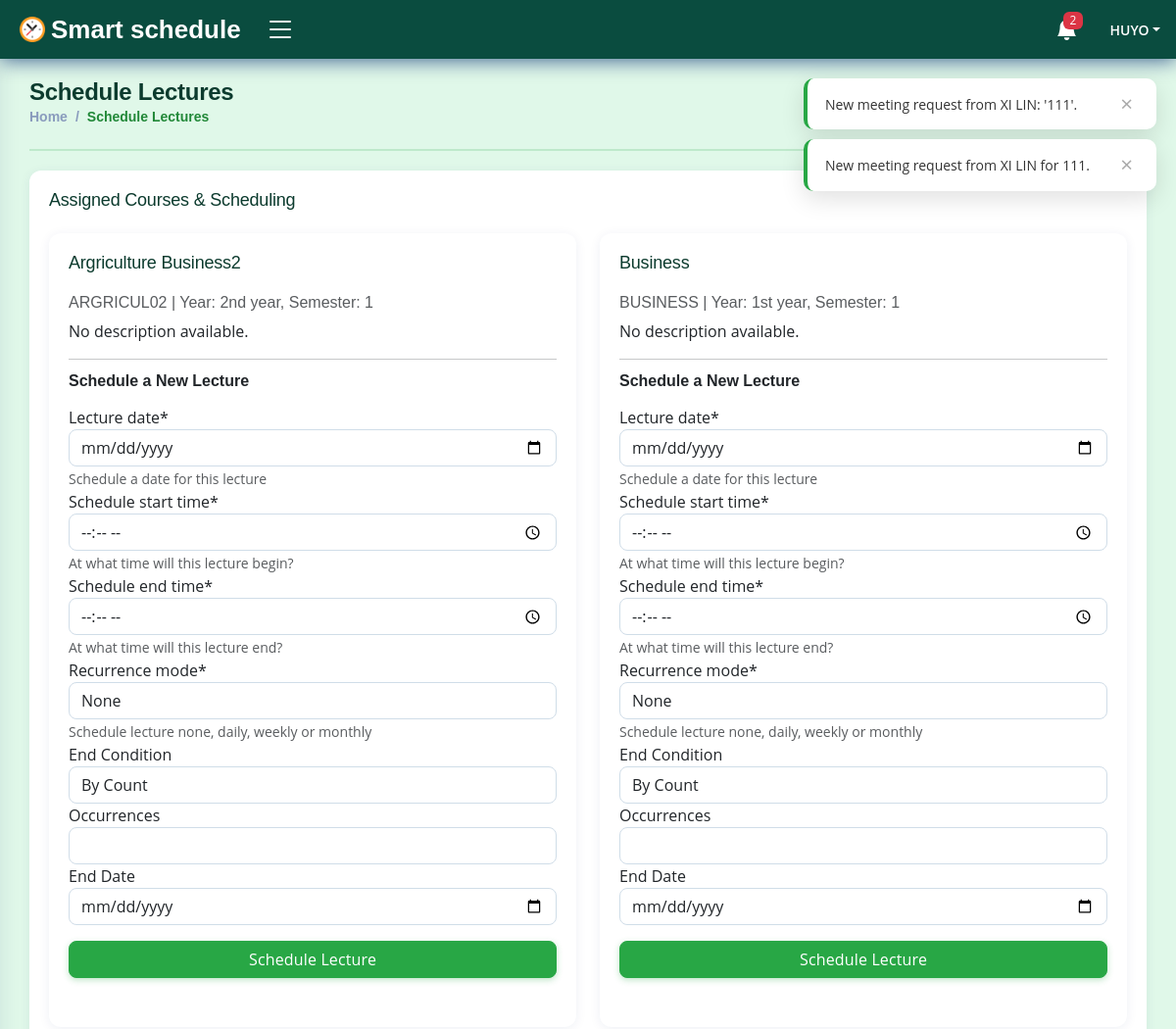
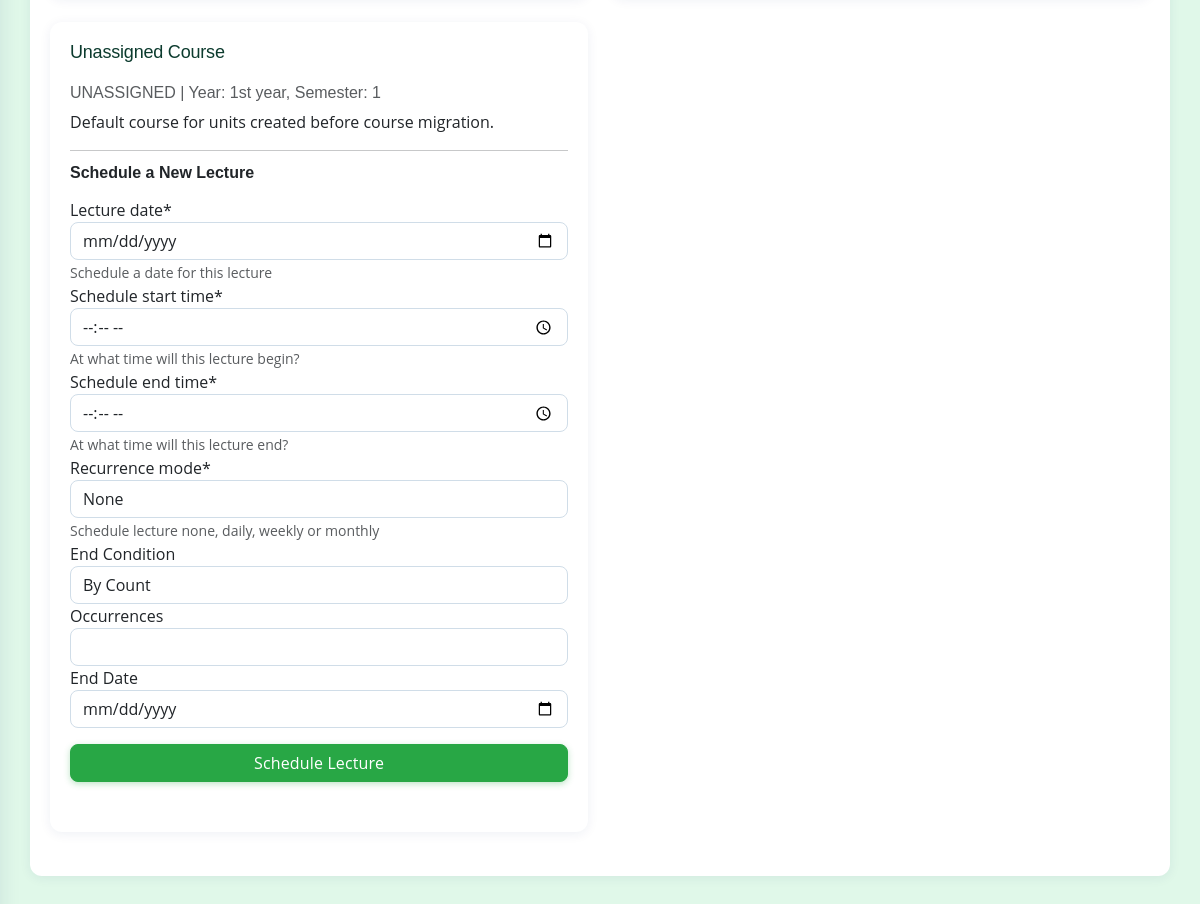
The app's page /campus/a518e356caca439b91ac8be6e391c7/lecture/Admin/schedule/ (signed in) with its own data (2 pictures, top to bottom).
### accounts/models.py (models this page shows, shortened)
class User(AbstractUser):
    REMINDER_TIME_CHOICES = [
        ('60min', '60 minutes before'),
        ('30min', '30 minutes before'),
        ('15min', '15 minutes before'),
        ('instant', 'Instant'),
    ]
    NOTIFICATION_METHOD_CHOICES = [
        ('in_app', 'In-App'),
        ('email', 'Email'),
        ('both', 'Both'),
    ]
    id = models.CharField(max_length=50, primary_key=True, unique=True, editable=False)
    first_name = models.CharField(max_length=15, blank=False)
    last_name = models.CharField(max_length=15, blank=False)
    email = models.EmailField(unique=True)
    gender = models.CharField(max_length=7, blank=False)
    dob = models.DateField(null=True, blank=False, db_column='Date of Birth')
    age = models.PositiveIntegerField(default=0, editable=False)
    mobile_no = PhoneNumberField()
    is_student = models.BooleanField(default=False)
    date_updated = models.DateTimeField(auto_now=True)
    reminder_preference = models.CharField(
        max_length=100,  # Increased length to store multiple values
        default='15min',
        verbose_name='Reminder Times',
        help_text='Select one or more reminder times.'
    )
    notification_method = models.CharField(
        max_length=10,
        choices=NOTIFICATION_METHOD_CHOICES,
        default='in_app',
        verbose_name='Notification Method',
    )
    REQUIRED_FIELDS = ['username']
    USERNAME_FIELD = 'email'
    def __str__(self) -> str:
        return self.username
    class Meta:
        ordering = ['username', 'first_name', 'last_name']

### campus/models.py (models this page shows, shortened)
class BookedUnit(models.Model):
    id = models.CharField(max_length=50, primary_key=True, unique=True, editable=False)
    lecturer = models.ForeignKey(Faculty, on_delete=models.CASCADE)
    students_course = models.CharField(max_length=50, blank=False)
    course = models.ForeignKey(Course, on_delete=models.CASCADE)
    year_of_study = models.CharField(max_length=10, blank=False)
    semester = models.CharField(max_length=1, blank=False)
    booking_date = models.DateTimeField(auto_now_add=True)
    date_updated = models.DateTimeField(auto_now=True)
    class Meta:
        ordering = ['course__name', 'lecturer']
        verbose_name_plural = 'Booked units'

class Course(models.Model):
    id = models.CharField(max_length=50, primary_key=True, unique=True, editable=False)
    name = models.CharField(max_length=80, unique=True, blank=False)
    code = models.CharField(max_length=10, unique=True, blank=False)
    description = models.TextField(blank=True, null=True)
    date_created = models.DateTimeField(auto_now_add=True)
    date_updated = models.DateTimeField(auto_now=True)
    class Meta:
        ordering = ['name']
        verbose_name_plural = 'Courses'

class Lecture(models.Model):
    STATUS_CHOICES = (
        ('scheduled', 'Scheduled'),
        ('completed', 'Completed'),
        ('missed', 'Missed'),
        ('exempt', 'Exempt'),
    )
    RECURRENCE_CHOICES = (
        ('none', 'None'),
        ('daily', 'Daily'),
        ('weekly', 'Weekly'),
        ('monthly', 'Monthly'),
    )
    END_CONDITION_CHOICES = (
        ('count', 'By Count'),
        ('date', 'By Date'),
    )
    id = models.CharField(max_length=50, primary_key=True, unique=True, editable=False)
    lecturer = models.ForeignKey(Faculty, on_delete=models.CASCADE, editable=False)
    student = models.ForeignKey(Student, on_delete=models.CASCADE, null=True, editable=False)
    lecture_hall = models.ForeignKey('LectureHall', on_delete=models.CASCADE, editable=False, null=True, db_column='Venue')
    unit_name = models.ForeignKey(BookedUnit, on_delete=models.CASCADE)
    lecture_date = models.DateField(null=False, blank=False)
    start_time = models.TimeField(null=False, blank=False, db_column='Scheduled start time')
    end_time = models.TimeField(null=False, blank=False, db_column='Scheduled end time')
    recurrence_pattern = models.CharField(max_length=10, choices=RECURRENCE_CHOICES, default='none')
    recurrence_end_type = models.CharField(max_length=10, choices=END_CONDITION_CHOICES, null=True, blank=True)
    recurrence_count = models.PositiveIntegerField(null=True, blank=True)
    recurrence_end_date = models.DateField(null=True, blank=True)
    parent_event_id = models.CharField(max_length=50, null=True, blank=True)
    total_students = models.PositiveIntegerField(default=0, editable=False)
    is_attending = models.BooleanField(default=False)
    is_taught = models.BooleanField(default=False, editable=False)
    status = models.CharField(max_length=10, choices=STATUS_CHOICES, default='scheduled')
    date_scheduled = models.DateTimeField(auto_now_add=True)
    date_updated = models.DateTimeField(auto_now=True)
    class Meta:
        ordering = ['lecturer', 'lecture_hall', '-date_scheduled']
        verbose_name_plural = 'Scheduled lectures'

### campus/views.py (the view, shortened to what this page needs)
# urls.py: path('<str:staff_id>/lecture/<str:staff_name>/schedule/', views.ScheduleLectureView.as_view(), name='schedule_lecture_list'),
@method_decorator(login_required(login_url='login'), name='dispatch')
@method_decorator(user_passes_test(lambda user: hasattr(user, 'faculty')), name='dispatch')
class ScheduleLectureView(View):
    template_name = 'dashboard/faculty/schedule-lecture.html'
    form_class = ScheduleLectureForm
    def get(self, request, staff_id, staff_name, *args, **kwargs):
        booked_units_QS = BookedUnit.objects.filter(lecturer__id=staff_id).exclude(id='')
        forms_by_unit = {}
        for unit in booked_units_QS:
            forms_by_unit[unit.id] = self.form_class(lecturer=request.user.faculty)
        context = {
            'booked_units': booked_units_QS,
            'forms_by_unit': forms_by_unit,
        }
        return render(request, self.template_name, context)

### accounts/models.py (called while the page is built)
    def __str__(self) -> str:
        return f'{self.staff}'

### campus/processors/context_processors.py (called while the page is built)
def user_notifications(request):
    if request.user.is_authenticated:
        unread_notifications = Notification.objects.filter(recipient=request.user, is_read=False)
        all_notifications = Notification.objects.filter(recipient=request.user)
        context = {
            'unread_notifications': unread_notifications,
            'unread_notifications_count': unread_notifications.count(),
            'all_notifications': all_notifications,
        }
    else:
        context = {
            'unread_notifications': [],
            'unread_notifications_count': 0,
            'all_notifications': [],
        }
    return context

### campus/templatetags/custom_filters.py (called while the page is built)
@register.filter
def get_item(dictionary, key):
    return dictionary.get(key)

### campus/templates/dashboard/faculty/schedule-lecture.html (shortened to what this page needs)
{% extends 'dashboard/faculty/base.html' %}
{% load crispy_forms_tags %}
{% load custom_filters %}
{% block content %}
<main id="main" class="main">
    <div class="pagetitle">
        <h1>Schedule Lectures</h1>
        <nav>
            <ol class="breadcrumb">
                <li class="breadcrumb-item"><a href="{% url 'faculty_homepage' %}">Home</a></li>
                <li class="breadcrumb-item active">Schedule Lectures</li>
            </ol>
        </nav>
    </div>
    <section class="section">
        <div class="row">
            <div class="col-lg-12">
                <div class="card">
                    <div class="card-body">
                        <h5 class="card-title">Assigned Courses & Scheduling</h5>
                        {% if booked_units %}
                            <div class="row">
                                {% for unit in booked_units %}
                                <div class="col-md-6 mb-4">
                                    <div class="card h-100">
                                        <div class="card-body">
                                            <h5 class="card-title">{{ unit.course.name }}</h5>
                                            <h6 class="card-subtitle mb-2 text-muted">{{ unit.course.code }} | Year: {{ unit.year_of_study }}, Semester: {{ unit.semester }}</h6>
                                            <p class="card-text">{{ unit.course.description|default:"No description available." }}</p>
                                            <hr>
                                            <h6 class="card-subtitle mb-3 fw-bold">Schedule a New Lecture</h6>
                                            <form action="{% url 'schedule_lecture_submit' staff_id=request.user.faculty.id staff_name=request.user.faculty unit_id=unit.id %}" method="post">
                                                {% with form=forms_by_unit|get_item:unit.id %}
                                                    {{ form|crispy }}
                                                {% endwith %}
                                                <div class="d-grid mt-3">
                                                    <button type="submit" class="btn btn-primary">Schedule Lecture</button>
                                                </div>
                                            </form>
                                        </div>
                                    </div>
                                </div>
                                {% endfor %}
                            </div>
                        {% else %}
                            <div class="alert alert-info" role="alert">
                                You have not been assigned any units to schedule. Please contact the administrator.
                            </div>
                        {% endif %}
                    </div>
                </div>
            </div>
        </div>
    </section>
</main>
{% endblock %}

### campus/templates/dashboard/faculty/base.html (shortened to what this page needs)
{% load static %}
{% load custom_filters %}
<!DOCTYPE html>
<html lang="en">
<head>
    <link href="https://cdn.jsdelivr.net/npm/bootstrap@5.3.2/dist/css/bootstrap.min.css" rel="stylesheet">
    <link rel="stylesheet" href="https://cdn.jsdelivr.net/npm/bootstrap-icons@1.11.1/font/bootstrap-icons.css">
    <link href="{% static 'css/styles.css' %}" rel="stylesheet">
    <link href="{% static 'css/custom.css' %}?v=2.0" rel="stylesheet">
    <link rel="stylesheet" href="https://cdn.jsdelivr.net/npm/fullcalendar@5.10.0/main.min.css">
</head>
<body>
    <header id="header" class="header fixed-top d-flex align-items-center">
        <div class="d-flex align-items-center justify-content-between">
            <a href="{% url 'faculty_homepage' %}" class="logo d-flex align-items-center">
                <img src="{% static 'img/logo/logo.png' %}" alt="logo">
                <span class="d-none d-lg-block text-white">Smart schedule</span>
            </a>
            <i class="bi bi-list toggle-sidebar-btn"></i>
        </div>
        <nav class="header-nav ms-auto">
            <ul class="d-flex align-items-center">
                <li class="nav-item dropdown">
                    <a class="nav-link nav-icon" href="#" data-bs-toggle="dropdown">
                        <i class="bi bi-bell-fill"></i>
                        {% if unread_notifications_count %}
                        <span class="badge bg-danger badge-number">{{ unread_notifications_count }}</span>
                        {% endif %}
                    </a>
                </li>
                <li class="nav-item dropdown pe-3">
                    <a class="nav-link nav-profile d-flex align-items-center pe-0" href="" data-bs-toggle="dropdown">
                        <span class="d-none d-md-block dropdown-toggle ps-2">{{ request.user.username }}</span>
                    </a>
                </li>
            </ul>
        </nav>
    </header>
    {% block content %}
    {% endblock %}
    <div id="toast-container"></div>
</body>
</html>

### static/css/styles.css (style rules this page uses)
:root { scroll-behavior: smooth; }
body { font-family: "Open Sans", sans-serif; background: #e0f8e9; color: #444444; }
a { color: #28a745; text-decoration: none; }
h1, h2, h3, h4, h5, h6 { font-family: "Nunito", sans-serif; }
#main { margin-top: 60px; padding: 20px 30px; transition: all 0.3s; }
.pagetitle { margin-bottom: 10px; }
.pagetitle h1 { font-size: 24px; margin-bottom: 0; font-weight: 600; color: #0c3b2e; }
.card { margin-bottom: 30px; border: none; border-radius: 5px; box-shadow: 0px 0 30px rgba(1, 41, 112, 0.1); }
.card-title { padding: 20px 0 15px 0; font-size: 18px; font-weight: 500; color: #0c3b2e; font-family: "Poppins", sans-serif; }
.card-body { padding: 0 20px 20px 20px; }
.breadcrumb { font-size: 14px; font-family: "Nunito", sans-serif; color: #899bbd; font-weight: 600; }
.breadcrumb a { color: #899bbd; transition: 0.3s; }
.breadcrumb .breadcrumb-item::before { color: #899bbd; }
.breadcrumb .active { color: #218838; font-weight: 600; }
.logo { line-height: 1; }
@media (min-width: 1200px) { .logo { width: 240px; } }
.logo img { max-height: 26px; margin-right: 6px; }
.logo span { font-size: 26px; font-weight: 700; color: #0c3b2e; font-family: "Nunito", sans-serif; }
.header { transition: all 0.5s; z-index: 997; height: 60px; box-shadow: 0px 2px 20px rgba(1, 41, 112, 0.7); background-color: #0a4c3f; padding-left: 20px; }
.header .toggle-sidebar-btn { font-size: 32px; padding-left: 10px; cursor: pointer; color: #fff; }
.header-nav ul { list-style: none; }
.header-nav>ul { margin: 0; padding: 0; }
.header-nav .nav-icon { font-size: 22px; color: #fff; margin-right: 25px; position: relative; }
.header-nav .nav-profile { color: #fff; }
.header-nav .nav-profile span { font-size: 14px; font-weight: 600; }
.header-nav .badge-number { position: absolute; inset: -2px -5px auto auto; font-weight: normal; font-size: 12px; padding: 3px 6px; }
@media (min-width: 1200px) { #main, #footer { margin-left: 300px; } }
@media (min-width: 1200px) { .toggle-sidebar #main, .toggle-sidebar #footer { margin-left: 0; } }
.btn-primary { color: #fff; background-color: #28a745; border-color: #28a745; }

### static/css/custom.css (style rules this page uses)
#toast-container { position: fixed; top: 80px; right: 20px; z-index: 1056; }
#main { animation: fadeSlideIn 0.35s ease both; }
.pagetitle { padding-bottom: 6px; border-bottom: 2px solid rgba(40,167,69,0.18); margin-bottom: 20px !important; }
.pagetitle h1 { letter-spacing: -0.3px; }
.card { border-radius: 12px !important; box-shadow: 0 2px 12px rgba(1,41,112,0.07) !important; transition: box-shadow 0.25s ease, transform 0.25s ease; }
.card-body { border-radius: 12px; }
.card-title { letter-spacing: -0.2px; }
.btn { border-radius: 8px; font-weight: 500; letter-spacing: 0.01em; transition: transform 0.15s ease, box-shadow 0.15s ease, background-color 0.2s ease; }
.btn-primary { box-shadow: 0 2px 6px rgba(40,167,69,0.30); }
.form-control, .form-select { border-radius: 8px; border-color: #d0dde8; transition: border-color 0.2s ease, box-shadow 0.2s ease; }
.badge { border-radius: 6px; padding: 0.35em 0.65em; font-weight: 500; letter-spacing: 0.02em; }
.breadcrumb { background: none; }

### records on screen
User: user.username "HUYO"
BookedUnit: course.name "Argriculture Business2", course.code "ARGRICUL02", year_of_study "2nd year", semester "1", course.description "No description available."
BookedUnit: course.name "Business", course.code "BUSINESS", year_of_study "1st year", semester "1", course.description "No description available."
BookedUnit: course.name "Unassigned Course", course.code "UNASSIGNED", year_of_study "1st year", semester "1", course.description "Default course for units created before course migration."

### other values on screen
{{ unread_notifications_count }} "2"
